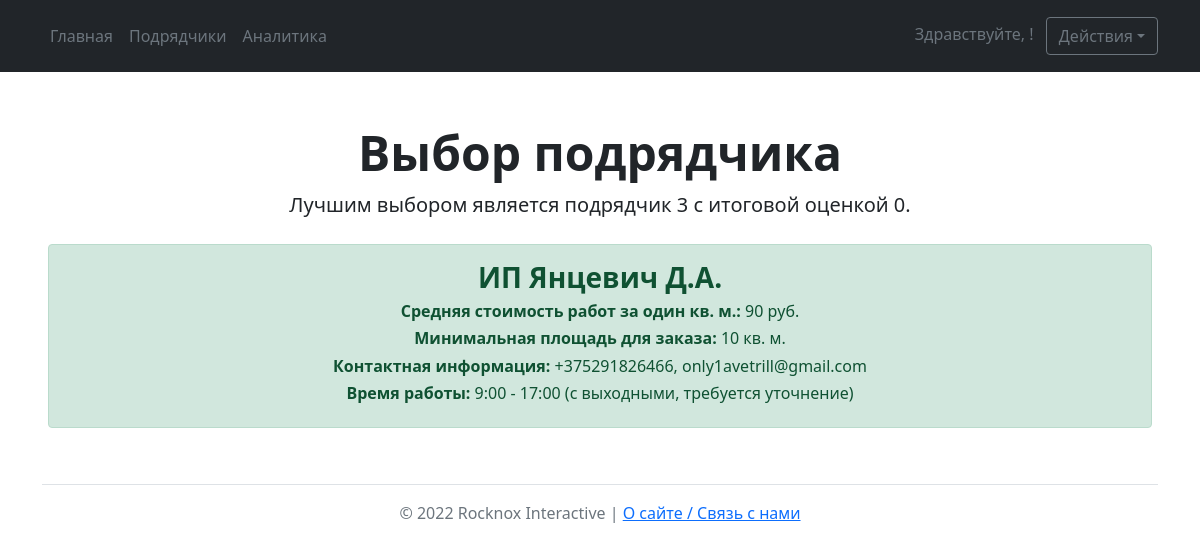
Page /method_result on the earlier database version.
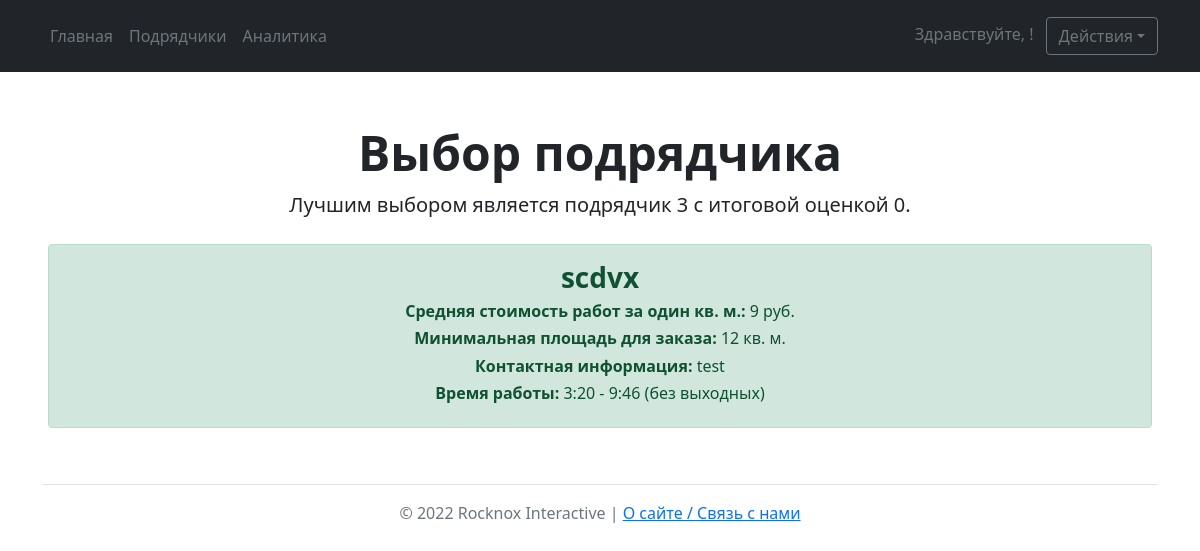
Same page on the later database version.
### main/models.py (models this page shows)
class Executor(models.Model):
    weekends = (
        ('без выходных', 'без выходных'),
        ('с выходными, требуется уточнение', 'с выходными, требуется уточнение')
    )
    class Meta:
        verbose_name = 'Исполнитель'
        verbose_name_plural = 'Исполнители'
    title = models.CharField(max_length=50, verbose_name='Название')
    price = models.IntegerField(verbose_name='Стоимость услуг',
                                validators=[MinValueValidator(0), MaxValueValidator(999999)])
    minarea = models.IntegerField(verbose_name='Минимальная площадь для заказа',
                                  validators=[MinValueValidator(0), MaxValueValidator(999999)])
    contact = models.CharField(max_length=300, verbose_name='Контактная информация')
    worktime_start = models.TimeField(verbose_name='[Время работы] Начало')
    worktime_end = models.TimeField(verbose_name='[Время работы] Окончание')
    additionalinfo = models.CharField(max_length=500, verbose_name='Дополнительная информация', blank=True, null=True)
    weekends = models.CharField(max_length=50, choices=weekends)
    average_rank = models.IntegerField(default=0, null=True, blank=True)
    author = models.ForeignKey(User, on_delete=models.CASCADE)

### main/views.py (the view, shortened to what this page needs)
# urls.py: path('method_result', views.ExpertMethod, name='result'),
def ExpertMethod(request):
    executors1 = Executor.objects.all().order_by('-id')[1]
    executors2 = Executor.objects.all().order_by('-id')[2]
    executors3 = Executor.objects.all().order_by('-id')[3]
    expert = [0.14, 0.69, 0.17]
    marks = MethodMarks.objects.all()
    i = 0
    j = 0
    result1 = Monkey[0][0] + Monkey[1][0] + Monkey[2][0]
    result2 = Monkey[0][1] + Monkey[1][1] + Monkey[2][1]
    result3 = Monkey[0][2] + Monkey[1][2] + Monkey[2][2]
    if result1 > result2 and result1 > result3:
        result = result1
        answer = 1
    elif result2 > result1 and result2 > result3:
        result = result2
        answer = 2
    else:
        result = result3
        answer = 3
    data = {
        'result': result,
        'answer': answer,
        'executor1': executors1,
        'executor2': executors2,
        'executor3': executors3,
    }
    return render(request, 'method_result.html', data)

### main/templates/method_result.html (shortened to what this page needs)
{% extends 'base.html' %} {% block title %}Экспертное решение{% endblock %} {% block mainbuttons %}
    <li><a href='{% url 'main' %}' class="nav-link px-2 text-secondary">Главная</a></li>
    <li><a href='{% url 'executors' %}' class="nav-link px-2 text-secondary">Подрядчики</a></li>
    <li><a href='{% url 'analytics' %}' class="nav-link px-2 text-secondary">Аналитика</a></li> {% endblock %}
{% block main %}
    <div class="px-4 pt-5 my-1 text-center">
    {% if user.first_name != 'ozelen' %}
        <h1 class="display-5 fw-bold">Выбор подрядчика</h1>
        <div class="col-lg-12 mx-auto">
            <p class="lead mb-3">Лучшим выбором является подрядчик {{ answer }} с итоговой оценкой {{ result }}.</p></div>
        {% if answer == 1 %}
        <div class="px-4 pt-2 my-1">
            <div class="alert alert-success">
                <h3><b>{{ executor1.title }}</b></h3>
                <h6><b>Средняя стоимость работ за один кв. м.:</b> {{ executor1.price }} руб.</h6>
                <h6><b>Минимальная площадь для заказа:</b> {{ executor1.minarea }} кв. м.</h6>
                <h6><b>Контактная информация:</b> {{ executor1.contact }}</h6>
                <h6><b>Время работы:</b> {{ executor1.worktime_start }} - {{ executor1.worktime_end }} ({{ executor1.weekends }})</h6></div>
            {% else %}
            <div class="px-4 pt-2 my-1"><div class="alert alert-success">
                <h3><b>{{ executor3.title }}</b></h3>
                <h6><b>Средняя стоимость работ за один кв. м.:</b> {{ executor3.price }} руб.</h6>
                <h6><b>Минимальная площадь для заказа:</b> {{ executor3.minarea }} кв. м.</h6>
                <h6><b>Контактная информация:</b> {{ executor3.contact }}</h6>
                <h6><b>Время работы:</b> {{ executor3.worktime_start }} - {{ executor3.worktime_end }} ({{ executor3.weekends }})</h6></div>{% endif %}
        {% else %}
        <h1 class="display-5 fw-bold">Доступ запрещён!</h1>
        <div class="col-lg-12 mx-auto">
            <p class="lead mb-3">Оценки подрядчиков доступны только представителем детских садов!</p>
        </div>{% endif %}{% endblock %}

Differences in the rows shown:
removed Executor: title "ИП Янцевич Д.А.", price "90", minarea "10", contact "+375291826466, only1avetrill@gmail.com", worktime_start "9:00", worktime_end "17:00", weekends "с выходными, требуется уточнение"
added Executor: title "scdvx", price "9", minarea "12", contact "test", worktime_start "3:20", worktime_end "9:46", weekends "без выходных"
